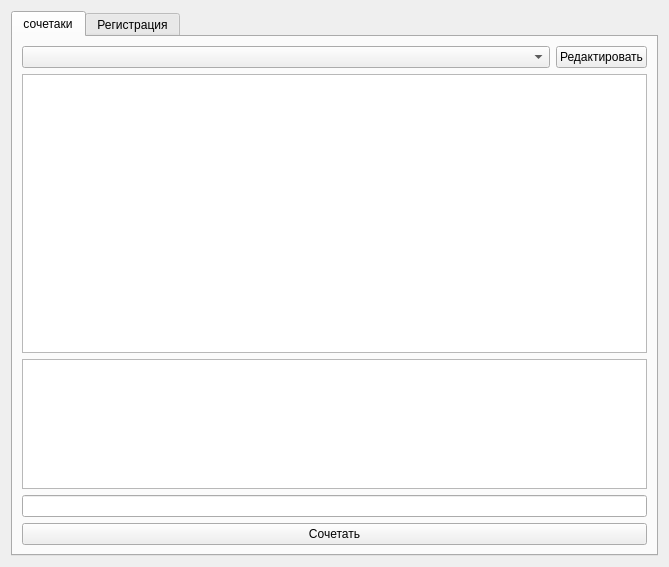
<?xml version="1.0" encoding="UTF-8"?>
<ui version="4.0">
 <class>Pudel</class>
 <widget class="QWidget" name="Pudel">
  <property name="geometry">
   <rect>
    <x>0</x>
    <y>0</y>
    <width>669</width>
    <height>567</height>
   </rect>
  </property>
  <property name="windowTitle">
   <string>Form</string>
  </property>
  <layout class="QVBoxLayout" name="verticalLayout">
   <item>
    <widget class="QTabWidget" name="tabWidget">
     <property name="currentIndex">
      <number>0</number>
     </property>
     <widget class="QWidget" name="tab">
      <attribute name="title">
       <string>сочетаки</string>
      </attribute>
      <layout class="QGridLayout" name="gridLayout">
       <item row="0" column="0">
        <widget class="QComboBox" name="comboBox_2">
         <property name="sizePolicy">
          <sizepolicy hsizetype="Expanding" vsizetype="Fixed">
           <horstretch>0</horstretch>
           <verstretch>0</verstretch>
          </sizepolicy>
         </property>
        </widget>
       </item>
       <item row="0" column="1">
        <widget class="QPushButton" name="pushButton_3">
         <property name="text">
          <string>Редактировать</string>
         </property>
        </widget>
       </item>
       <item row="2" column="0" colspan="2">
        <widget class="QListWidget" name="listWidget">
         <property name="sizePolicy">
          <sizepolicy hsizetype="Expanding" vsizetype="Expanding">
           <horstretch>0</horstretch>
           <verstretch>150</verstretch>
          </sizepolicy>
         </property>
         <property name="dragEnabled">
          <bool>true</bool>
         </property>
         <property name="iconSize">
          <size>
           <width>150</width>
           <height>150</height>
          </size>
         </property>
         <property name="movement">
          <enum>QListView::Snap</enum>
         </property>
         <property name="flow">
          <enum>QListView::LeftToRight</enum>
         </property>
         <property name="isWrapping" stdset="0">
          <bool>true</bool>
         </property>
         <property name="resizeMode">
          <enum>QListView::Adjust</enum>
         </property>
         <property name="layoutMode">
          <enum>QListView::Batched</enum>
         </property>
         <property name="viewMode">
          <enum>QListView::IconMode</enum>
         </property>
         <property name="uniformItemSizes">
          <bool>false</bool>
         </property>
         <property name="batchSize">
          <number>200</number>
         </property>
        </widget>
       </item>
       <item row="3" column="0" colspan="2">
        <widget class="QListWidget" name="listWidget_2">
         <property name="sizePolicy">
          <sizepolicy hsizetype="Expanding" vsizetype="Expanding">
           <horstretch>0</horstretch>
           <verstretch>70</verstretch>
          </sizepolicy>
         </property>
         <property name="selectionMode">
          <enum>QAbstractItemView::MultiSelection</enum>
         </property>
         <property name="iconSize">
          <size>
           <width>150</width>
           <height>150</height>
          </size>
         </property>
         <property name="movement">
          <enum>QListView::Snap</enum>
         </property>
         <property name="flow">
          <enum>QListView::LeftToRight</enum>
         </property>
         <property name="isWrapping" stdset="0">
          <bool>true</bool>
         </property>
         <property name="resizeMode">
          <enum>QListView::Adjust</enum>
         </property>
         <property name="layoutMode">
          <enum>QListView::Batched</enum>
         </property>
         <property name="viewMode">
          <enum>QListView::IconMode</enum>
         </property>
         <property name="uniformItemSizes">
          <bool>false</bool>
         </property>
         <property name="batchSize">
          <number>200</number>
         </property>
        </widget>
       </item>
       <item row="4" column="0" colspan="2">
        <widget class="QLineEdit" name="lineEdit_3"/>
       </item>
       <item row="5" column="0" colspan="2">
        <widget class="QPushButton" name="pushButton">
         <property name="text">
          <string>Сочетать</string>
         </property>
        </widget>
       </item>
      </layout>
     </widget>
     <widget class="QWidget" name="tab_2">
      <attribute name="title">
       <string>Регистрация</string>
      </attribute>
      <widget class="QLineEdit" name="lineEdit">
       <property name="geometry">
        <rect>
         <x>150</x>
         <y>90</y>
         <width>171</width>
         <height>21</height>
        </rect>
       </property>
      </widget>
      <widget class="QLineEdit" name="lineEdit_2">
       <property name="geometry">
        <rect>
         <x>150</x>
         <y>140</y>
         <width>171</width>
         <height>21</height>
        </rect>
       </property>
      </widget>
      <widget class="QLabel" name="label_3">
       <property name="geometry">
        <rect>
         <x>70</x>
         <y>90</y>
         <width>59</width>
         <height>16</height>
        </rect>
       </property>
       <property name="text">
        <string>Login</string>
       </property>
      </widget>
      <widget class="QLabel" name="label_4">
       <property name="geometry">
        <rect>
         <x>70</x>
         <y>140</y>
         <width>59</width>
         <height>16</height>
        </rect>
       </property>
       <property name="text">
        <string>Password</string>
       </property>
      </widget>
      <widget class="QPushButton" name="pushButton_2">
       <property name="geometry">
        <rect>
         <x>200</x>
         <y>330</y>
         <width>113</width>
         <height>32</height>
        </rect>
       </property>
       <property name="text">
        <string>всё</string>
       </property>
      </widget>
      <widget class="QLabel" name="label_5">
       <property name="geometry">
        <rect>
         <x>410</x>
         <y>260</y>
         <width>59</width>
         <height>16</height>
        </rect>
       </property>
       <property name="text">
        <string/>
       </property>
      </widget>
     </widget>
    </widget>
   </item>
  </layout>
 </widget>
 <resources/>
 <connections/>
</ui>
